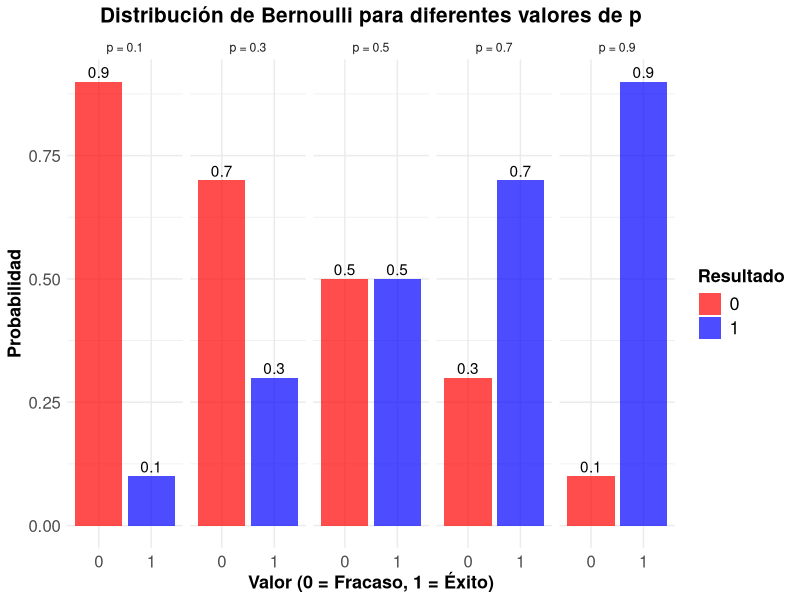
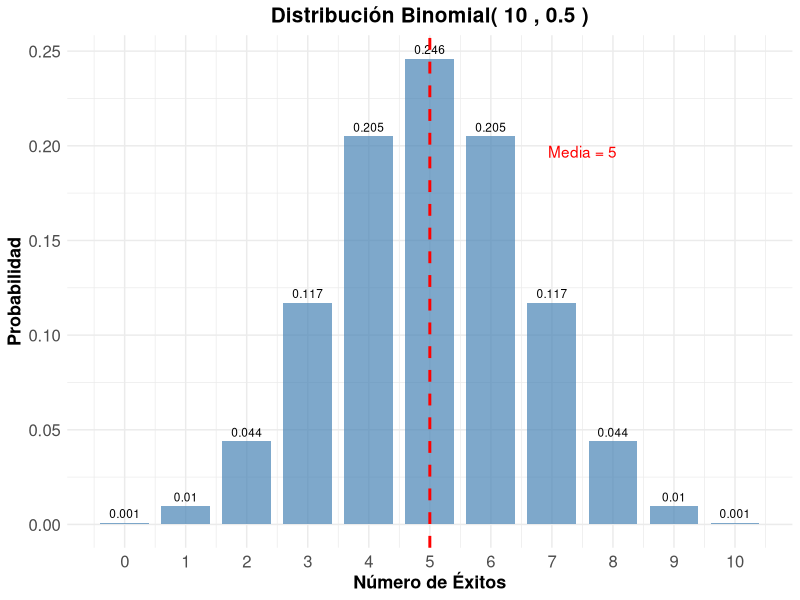
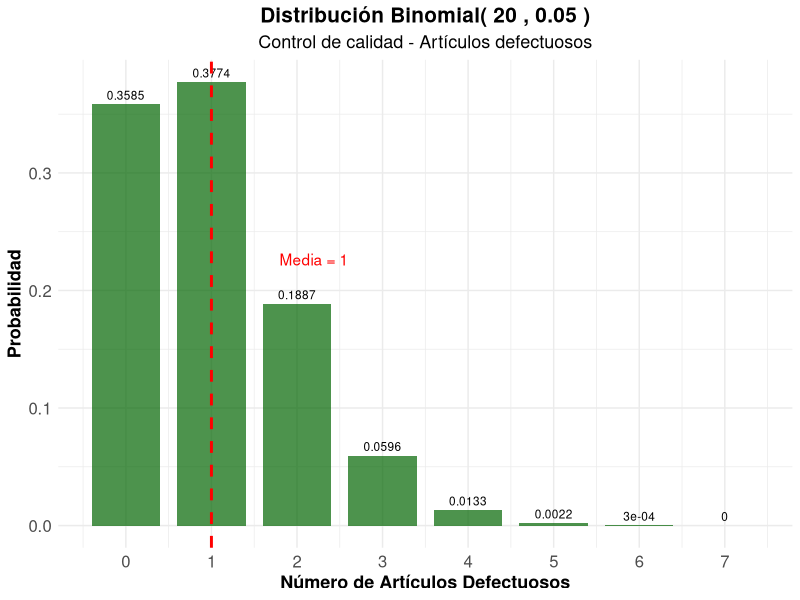
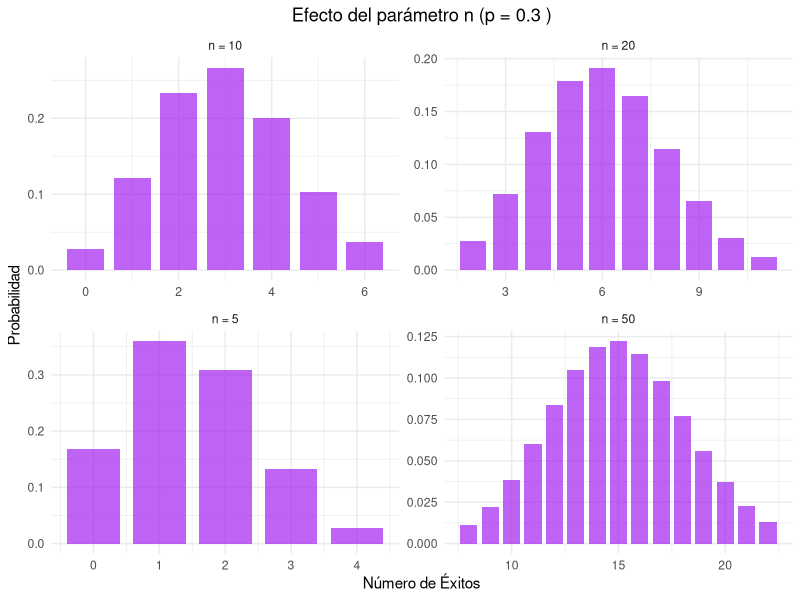
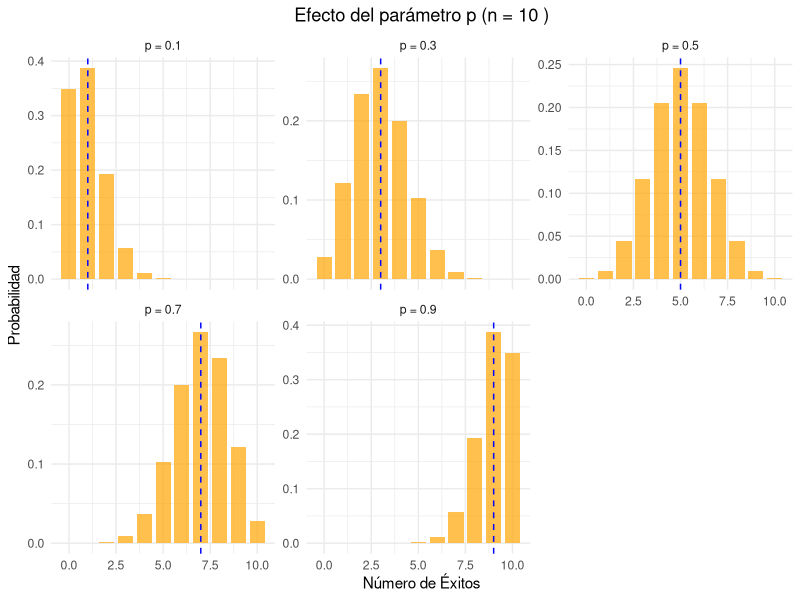
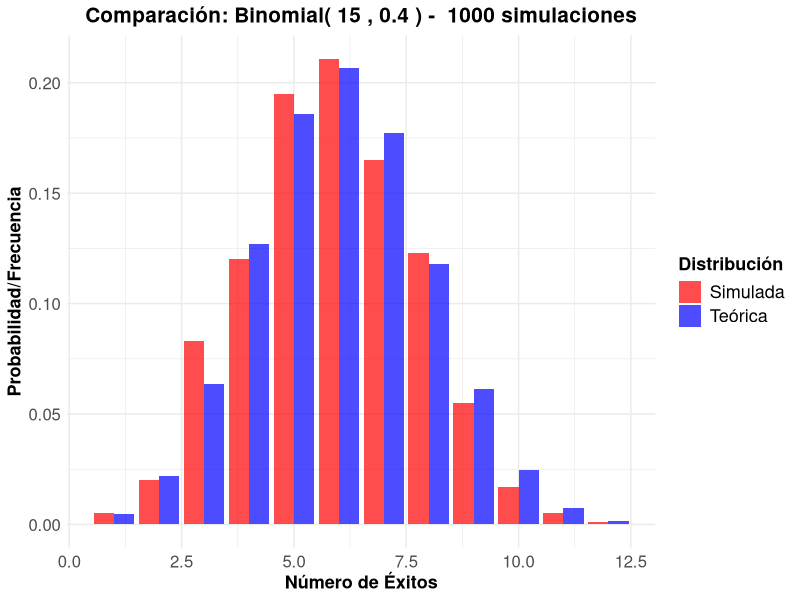
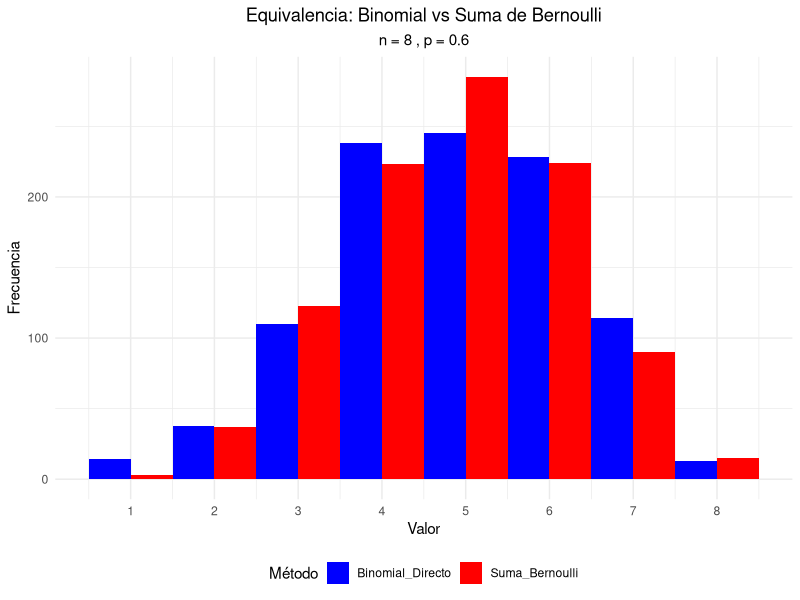
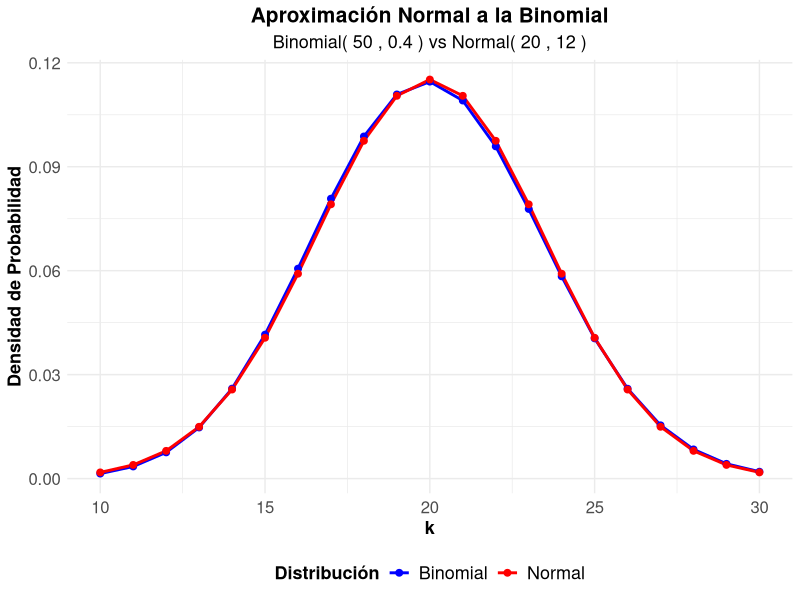

Generate these figures, in order, with R:
## ---- chunk 1
#| label: setup
#| include: false
library(tidyverse)
library(kableExtra)
library(gridExtra)
## ---- chunk 2
#| label: moneda-bernoulli
#| code-fold: true
#| fig-align: center


# Moneda justa
p_moneda <- 0.5

# Crear tabla de probabilidades
bernoulli_moneda <- data.frame(
  Resultado = c("Sello (0)", "Cara (1)"),
  Valor = c(0, 1),
  Probabilidad = c(1-p_moneda, p_moneda)
)

kable(bernoulli_moneda, 
      caption = "Distribución Bernoulli - Moneda justa (p = 0.5)",
      align = "ccc") %>%
  kable_styling(bootstrap_options = "striped")

# Parámetros
media_moneda <- p_moneda
varianza_moneda <- p_moneda * (1 - p_moneda)
desv_std_moneda <- sqrt(varianza_moneda)

cat("Parámetros estadísticos:\n")
cat("Media:", media_moneda, "\n")
cat("Varianza:", varianza_moneda, "\n")
cat("Desviación estándar:", desv_std_moneda, "\n")
## ---- chunk 3
#| label: ejemplos-bernoulli-multiple
#| code-fold: true
#| fig-align: center


# Diferentes valores de p
p_values <- c(0.1, 0.3, 0.5, 0.7, 0.9)

# Crear data frame para visualización
bernoulli_data <- data.frame()
for(p in p_values) {
  temp_data <- data.frame(
    p = paste("p =", p),
    x = c(0, 1),
    probabilidad = c(1-p, p),
    media = p,
    varianza = p*(1-p)
  )
  bernoulli_data <- rbind(bernoulli_data, temp_data)
}

# Tabla de parámetros
param_bernoulli <- data.frame(
  p = p_values,
  Media = p_values,
  Varianza = p_values * (1 - p_values),
  Desv_Std = sqrt(p_values * (1 - p_values))
)

kable(param_bernoulli, 
      caption = "Parámetros de la distribución Bernoulli para diferentes valores de p",
      digits = 4,
      col.names = c("p", "Media", "Varianza", "Desv. Estándar")) %>%
  kable_styling(bootstrap_options = "striped")
## ---- chunk 4
#| label: grafico-bernoulli
#| code-fold: true
#| fig-align: center
#| fig-cap: "Distribución Bernoulli para diferentes valores de p"
ggplot(bernoulli_data, aes(x = factor(x), y = probabilidad, fill = factor(x))) +
  geom_col(alpha = 0.7) +
  geom_text(aes(label = round(probabilidad, 2)), vjust = -0.3) +
  facet_wrap(~p, ncol = 5) +
  scale_fill_manual(values = c("0" = "red", "1" = "blue")) +
  labs(title = "Distribución de Bernoulli para diferentes valores de p",
       x = "Valor (0 = Fracaso, 1 = Éxito)",
       y = "Probabilidad",
       fill = "Resultado") +
  theme_minimal() +
  theme(
    legend.title = element_text(size=13, face="bold"),
    legend.text = element_text(size=13),
    plot.title = element_text(size=15, face="bold", hjust = 0.5),
    plot.subtitle = element_text(size=13, hjust = 0.5),
    axis.text.x=element_text(size=12),
    axis.text.y=element_text(size=12),
    axis.title.x = element_text(face="bold", size=13),
    axis.title.y = element_text(face="bold", size=13)
    # panel.grid.major.y = element_line(color = "#ECF0F1", linewidth = 0.5,
    #   linetype = "dashed"),
    # panel.grid.minor.y = element_blank(),
    # panel.grid.major.x = element_blank(),
    # panel.background = element_rect(fill = "#FAFAFA", color = NA),
    # plot.background = element_rect(fill = "white", color = NA)
  )
## ---- chunk 5
#| label: binomial-monedas
#| code-fold: true
#| fig-align: center


# Parámetros
n_monedas <- 10
p_monedas <- 0.5

# Calcular probabilidades
k_values <- 0:n_monedas
prob_binomial <- dbinom(k_values, n_monedas, p_monedas)

# Crear data frame
binomial_monedas <- data.frame(
  Num_Caras = k_values,
  Probabilidad = prob_binomial
)

# Mostrar tabla
kable(binomial_monedas, 
      caption = paste("Distribución Binomial - 10 lanzamientos de moneda (n =", n_monedas, ", p =", p_monedas, ")"),
      digits = 4,
      col.names = c("Número de Caras", "Probabilidad")) %>%
  kable_styling(bootstrap_options = "striped")

# Parámetros estadísticos
media_monedas <- n_monedas * p_monedas
varianza_monedas <- n_monedas * p_monedas * (1 - p_monedas)
desv_std_monedas <- sqrt(varianza_monedas)

cat("\nParámetros estadísticos:\n")
cat("Media:", media_monedas, "\n")
cat("Varianza:", varianza_monedas, "\n")
cat("Desviación estándar:", round(desv_std_monedas, 4), "\n")
## ---- chunk 6
#| label: grafico-binomial-monedas
#| fig-cap: "Distribución Binomial - 10 lanzamientos de moneda"
#| code-fold: true
#| fig-align: center


ggplot(binomial_monedas, aes(x = Num_Caras, y = Probabilidad)) +
  geom_col(fill = "steelblue", alpha = 0.7, width = 0.8) +
  geom_text(aes(label = round(Probabilidad, 3)), vjust = -0.5, size = 3) +
  geom_vline(xintercept = media_monedas, color = "red", linetype = "dashed", linewidth = 1) +
  annotate("text", x = media_monedas + 2.5, y = max(prob_binomial) * 0.8, 
           label = paste("Media =", media_monedas), color = "red") +
  scale_x_continuous(breaks = k_values) +
  labs(title = paste("Distribución Binomial(", n_monedas, ",", p_monedas, ")"),
       x = "Número de Éxitos",
       y = "Probabilidad") +
  theme_minimal() +
  theme(
    legend.title = element_text(size=13, face="bold"),
    legend.text = element_text(size=13),
    plot.title = element_text(size=15, face="bold", hjust = 0.5),
    plot.subtitle = element_text(size=13, hjust = 0.5),
    axis.text.x=element_text(size=12),
    axis.text.y=element_text(size=12),
    axis.title.x = element_text(face="bold", size=13),
    axis.title.y = element_text(face="bold", size=13)
    # panel.grid.major.y = element_line(color = "#ECF0F1", linewidth = 0.5,
    #   linetype = "dashed"),
    # panel.grid.minor.y = element_blank(),
    # panel.grid.major.x = element_blank(),
    # panel.background = element_rect(fill = "#FAFAFA", color = NA),
    # plot.background = element_rect(fill = "white", color = NA)
  )
## ---- chunk 7
#| label: control-calidad
#| code-fold: true
#| fig-align: center


# Parámetros
n_articulos <- 20
p_defecto <- 0.05

# Probabilidades
k_defectos <- 0:n_articulos
prob_defectos <- dbinom(k_defectos, n_articulos, p_defecto)

# Crear data frame
calidad_data <- data.frame(
  Defectos = k_defectos,
  Probabilidad = prob_defectos
)

# Filtrar probabilidades significativas (> 0.001)
calidad_filtrada <- calidad_data[calidad_data$Probabilidad > 0.001, ]

kable(calidad_filtrada, 
      caption = paste("Distribución Binomial - Control de calidad (n =", n_articulos, ", p =", p_defecto, ")"),
      digits = 4,
      col.names = c("Número de Defectos", "Probabilidad")) %>%
  kable_styling(bootstrap_options = "striped")

# Parámetros estadísticos
media_defectos <- n_articulos * p_defecto
varianza_defectos <- n_articulos * p_defecto * (1 - p_defecto)
desv_std_defectos <- sqrt(varianza_defectos)

cat("Parámetros estadísticos:\n")
cat("Media:", media_defectos, "\n")
cat("Varianza:", round(varianza_defectos, 4), "\n")
cat("Desviación estándar:", round(desv_std_defectos, 4), "\n")

# Probabilidades importantes
prob_0_defectos <- dbinom(0, n_articulos, p_defecto)
prob_max_2_defectos <- pbinom(2, n_articulos, p_defecto)
prob_mas_3_defectos <- 1 - pbinom(3, n_articulos, p_defecto)

cat("\nProbabilidades de interés:\n")
cat("P(0 defectos):", round(prob_0_defectos, 4), "\n")
cat("P(≤ 2 defectos):", round(prob_max_2_defectos, 4), "\n")
cat("P(> 3 defectos):", round(prob_mas_3_defectos, 4), "\n")
## ---- chunk 8
#| label: grafico-calidad
#| code-fold: true
#| fig-align: center
#| fig-cap: "Distribución Binomial - Control de calidad"


ggplot(calidad_data[1:8, ], aes(x = Defectos, y = Probabilidad)) +
  geom_col(fill = "darkgreen", alpha = 0.7, width = 0.8) +
  geom_text(aes(label = round(Probabilidad, 4)), vjust = -0.5, size = 3) +
  geom_vline(xintercept = media_defectos, color = "red", linetype = "dashed", linewidth = 1) +
  annotate("text", x = media_defectos + 1.2, y = max(prob_defectos) * 0.6, 
           label = paste("Media =", media_defectos), color = "red") +
  scale_x_continuous(breaks = 0:7) +
  labs(title = paste("Distribución Binomial(", n_articulos, ",", p_defecto, ")"),
       subtitle = "Control de calidad - Artículos defectuosos",
       x = "Número de Artículos Defectuosos",
       y = "Probabilidad") +
  theme_minimal() +
  theme(
    legend.title = element_text(size=13, face="bold"),
    legend.text = element_text(size=13),
    plot.title = element_text(size=15, face="bold", hjust = 0.5),
    plot.subtitle = element_text(size=13, hjust = 0.5),
    axis.text.x=element_text(size=12),
    axis.text.y=element_text(size=12),
    axis.title.x = element_text(face="bold", size=13),
    axis.title.y = element_text(face="bold", size=13)
    # panel.grid.major.y = element_line(color = "#ECF0F1", linewidth = 0.5,
    #   linetype = "dashed"),
    # panel.grid.minor.y = element_blank(),
    # panel.grid.major.x = element_blank(),
    # panel.background = element_rect(fill = "#FAFAFA", color = NA),
    # plot.background = element_rect(fill = "white", color = NA)
  )
## ---- chunk 9
#| label: efecto-n
#| code-fold: true
#| fig-align: center

# Diferentes valores de n con p fijo
n_vals <- c(5, 10, 20, 50)
p_fijo <- 0.3

# Crear data frame para comparación
comp_n_data <- data.frame()
for(n in n_vals) {
  k_vals <- 0:n
  probs <- dbinom(k_vals, n, p_fijo)
  temp_data <- data.frame(
    n = paste("n =", n),
    k = k_vals,
    probabilidad = probs,
    media = n * p_fijo,
    varianza = n * p_fijo * (1 - p_fijo)
  )
  comp_n_data <- rbind(comp_n_data, temp_data)
}

# Filtrar para visualización (solo valores con probabilidad > 0.01)
comp_n_filtered <- comp_n_data[comp_n_data$probabilidad > 0.01, ]

ggplot(comp_n_filtered, aes(x = k, y = probabilidad)) +
  geom_col(fill = "purple", alpha = 0.7, width = 0.8) +
  facet_wrap(~n, scales = "free") +
  labs(title = paste("Efecto del parámetro n (p =", p_fijo, ")"),
       x = "Número de Éxitos",
       y = "Probabilidad") +
  theme_minimal() +
  theme(plot.title = element_text(hjust = 0.5))
## ---- chunk 10
#| label: efecto-p
#| code-fold: true
#| fig-align: center 
#| fig-cap: "Efecto del parámetro p en la distribución binomial"
# Diferentes valores de p con n fijo
p_vals <- c(0.1, 0.3, 0.5, 0.7, 0.9)
n_fijo <- 10

# Crear data frame para comparación
comp_p_data <- data.frame()
for(p in p_vals) {
  k_vals <- 0:n_fijo
  probs <- dbinom(k_vals, n_fijo, p)
  temp_data <- data.frame(
    p = paste("p =", p),
    k = k_vals,
    probabilidad = probs,
    media = n_fijo * p,
    varianza = n_fijo * p * (1 - p)
  )
  comp_p_data <- rbind(comp_p_data, temp_data)
}

ggplot(comp_p_data, aes(x = k, y = probabilidad)) +
  geom_col(fill = "orange", alpha = 0.7, width = 0.8) +
  geom_vline(aes(xintercept = media), color = "blue", linetype = "dashed") +
  facet_wrap(~p, scales = "free_y") +
  labs(title = paste("Efecto del parámetro p (n =", n_fijo, ")"),
       x = "Número de Éxitos",
       y = "Probabilidad") +
  theme_minimal() +
  theme(plot.title = element_text(hjust = 0.5))
## ---- chunk 11
#| label: simulacion-binomial
#| code-fold: true

n_trials <- 15
p_sim_bin <- 0.4
n_sim_bin <- 1000

# Generar datos
datos_binomial <- rbinom(n_sim_bin, n_trials, p_sim_bin)

# Calcular estadísticas observadas
media_obs_bin <- mean(datos_binomial)
var_obs_bin <- var(datos_binomial)

# Valores teóricos
media_teo_bin <- n_trials * p_sim_bin
var_teo_bin <- n_trials * p_sim_bin * (1 - p_sim_bin)

cat("Media teórica:", media_teo_bin, "| Media observada:", round(media_obs_bin, 4), "\n")
cat("Varianza teórica:", var_teo_bin, "| Varianza observada:", round(var_obs_bin, 4), "\n")

# Comparar distribuciones
freq_obs_bin <- table(datos_binomial) / n_sim_bin
k_sim <- as.numeric(names(freq_obs_bin))
freq_teo_bin <- dbinom(k_sim, n_trials, p_sim_bin)

comparacion_bin <- data.frame(
  k = k_sim,
  Freq_Observada = as.numeric(freq_obs_bin),
  Prob_Teorica = freq_teo_bin
)

kable(head(comparacion_bin, 10), 
      caption = "Comparación frecuencias observadas vs probabilidades teóricas",
      digits = 4,
      col.names = c("k", "Freq. Observada", "Prob. Teórica")) %>%
  kable_styling(bootstrap_options = "striped")
## ---- chunk 12
#| label: grafico-comparacion-sim
#| code-fold: true
#| fig-align: center
#| fig-cap: "Comparación entre distribución teórica y simulada"
library(tidyr)

# Preparar datos para visualización
comp_sim_long <- comparacion_bin %>%
  pivot_longer(cols = c(Freq_Observada, Prob_Teorica),
               names_to = "Tipo",
               values_to = "Probabilidad") %>%
  mutate(Tipo = case_when(
    Tipo == "Freq_Observada" ~ "Simulada",
    Tipo == "Prob_Teorica" ~ "Teórica"
  ))

ggplot(comp_sim_long, aes(x = k, y = Probabilidad, fill = Tipo)) +
  geom_col(position = "dodge", alpha = 0.7) +
  scale_fill_manual(values = c("Teórica" = "blue", "Simulada" = "red")) +
  labs(title = paste("Comparación: Binomial(", n_trials, ",", p_sim_bin, ") - ", n_sim_bin, "simulaciones"),
       x = "Número de Éxitos",
       y = "Probabilidad/Frecuencia",
       fill = "Distribución") +
  theme_minimal() +
  theme(
    legend.title = element_text(size=13, face="bold"),
    legend.text = element_text(size=13),
    plot.title = element_text(size=15, face="bold", hjust = 0.5),
    plot.subtitle = element_text(size=13, hjust = 0.5),
    axis.text.x=element_text(size=12),
    axis.text.y=element_text(size=12),
    axis.title.x = element_text(face="bold", size=13),
    axis.title.y = element_text(face="bold", size=13)
    # panel.grid.major.y = element_line(color = "#ECF0F1", linewidth = 0.5,
    #   linetype = "dashed"),
    # panel.grid.minor.y = element_blank(),
    # panel.grid.major.x = element_blank(),
    # panel.background = element_rect(fill = "#FAFAFA", color = NA),
    # plot.background = element_rect(fill = "white", color = NA)
  )
## ---- chunk 13
#| label: relacion-bernoulli-binomial
#| code-fold: true
#| fig-align: center

n_exp <- 8
p_exp <- 0.6
n_sim_rel <- 1000

# Método 1: Generar directamente de Binomial
binomial_directo <- rbinom(n_sim_rel, n_exp, p_exp)

# Método 2: Sumar n variables Bernoulli independientes
suma_bernoulli <- replicate(n_sim_rel, {
  bernoulli_vars <- rbinom(n_exp, 1, p_exp)
  sum(bernoulli_vars)
})

# Comparar distribuciones
comparacion_relacion <- data.frame(
  Binomial_Directo = binomial_directo,
  Suma_Bernoulli = suma_bernoulli
)

# Visualización comparativa
comp_rel_long <- comparacion_relacion %>%
  mutate(id = row_number()) %>%
  pivot_longer(cols = c(Binomial_Directo, Suma_Bernoulli),
               names_to = "Metodo",
               values_to = "Valor")

ggplot(comp_rel_long, aes(x = Valor, fill = Metodo)) +
  geom_histogram(position = "dodge", center = min(comp_rel_long$Valor), binwidth=1) + 
  scale_fill_manual(values = c("Binomial_Directo" = "blue", "Suma_Bernoulli" = "red")) +
  scale_x_continuous(breaks = 0:(n_exp)) +
  labs(title = "Equivalencia: Binomial vs Suma de Bernoulli",
       subtitle = paste("n =", n_exp, ", p =", p_exp),
       x = "Valor",
       y = "Frecuencia",
       fill = "Método") +
  theme_minimal() +
  theme(plot.title = element_text(hjust = 0.5),
        plot.subtitle = element_text(hjust = 0.5),
        legend.position = "bottom")
## ---- chunk 14
#| label: aproximacion-normal
#| code-fold: true
#| fig-align: center


# Parámetros para aproximación normal
n_aprox <- 50
p_aprox <- 0.4

# Verificar condiciones
condicion1 <- n_aprox * p_aprox >= 5
condicion2 <- n_aprox * (1 - p_aprox) >= 5

cat("Condiciones para aproximación normal:\n")
cat("np =", n_aprox * p_aprox, "≥ 5:", condicion1, "\n")
cat("n(1-p) =", n_aprox * (1-p_aprox), "≥ 5:", condicion2, "\n")

if(condicion1 & condicion2) {
  # Calcular probabilidades exactas y aproximadas
  k_aprox <- 0:n_aprox
  prob_exacta <- dbinom(k_aprox, n_aprox, p_aprox)
  
  # Aproximación normal (con corrección de continuidad)
  media_normal <- n_aprox * p_aprox
  var_normal <- n_aprox * p_aprox * (1 - p_aprox)
  sd_normal <- sqrt(var_normal)
  
  # Crear data frame para comparación
  aprox_data <- data.frame(
    k = k_aprox,
    Binomial = prob_exacta,
    Normal = dnorm(k_aprox, media_normal, sd_normal)
  )
  
  # Filtrar valores significativos
  aprox_filtered <- aprox_data[aprox_data$Binomial > 0.001, ]
  
  # Visualización
  aprox_long <- aprox_filtered %>%
    pivot_longer(cols = c(Binomial, Normal),
                 names_to = "Distribucion",
                 values_to = "Densidad")
  
  ggplot(aprox_long, aes(x = k, y = Densidad, color = Distribucion)) +
    geom_line(linewidth = 1) +
    geom_point(size = 2) +
    scale_color_manual(values = c("Binomial" = "blue", "Normal" = "red")) +
    labs(title = "Aproximación Normal a la Binomial",
         subtitle = paste("Binomial(", n_aprox, ",", p_aprox, ") vs Normal(", media_normal, ",", round(sd_normal^2, 2), ")"),
         x = "k",
         y = "Densidad de Probabilidad",
         color = "Distribución") +
    theme_minimal() +
  theme(
    legend.title = element_text(size=13, face="bold"),
    legend.text = element_text(size=13),
    legend.position = "bottom",
    plot.title = element_text(size=15, face="bold", hjust = 0.5),
    plot.subtitle = element_text(size=13, hjust = 0.5),
    axis.text.x=element_text(size=12),
    axis.text.y=element_text(size=12),
    axis.title.x = element_text(face="bold", size=13),
    axis.title.y = element_text(face="bold", size=13)
    # panel.grid.major.y = element_line(color = "#ECF0F1", linewidth = 0.5,
    #   linetype = "dashed"),
    # panel.grid.minor.y = element_blank(),
    # panel.grid.major.x = element_blank(),
    # panel.background = element_rect(fill = "#FAFAFA", color = NA),
    # plot.background = element_rect(fill = "white", color = NA)
  )
}
## ---- chunk 15
#| label: aplicacion-medicina
#| code-fold: true
#| fig-align: center


# Parámetros
n_pacientes <- 25
p_cura <- 0.8

# Preguntas de interés
# 1. ¿Cuál es la probabilidad de que exactamente 20 pacientes se curen?
prob_20_curas <- dbinom(20, n_pacientes, p_cura)

# 2. ¿Cuál es la probabilidad de que al menos 22 pacientes se curen?
prob_min_22 <- 1 - pbinom(21, n_pacientes, p_cura)

# 3. ¿Cuál es la probabilidad de que entre 18 y 22 pacientes se curen?
prob_18_22 <- pbinom(22, n_pacientes, p_cura) - pbinom(17, n_pacientes, p_cura)

# Parámetros estadísticos
media_curas <- n_pacientes * p_cura
varianza_curas <- n_pacientes * p_cura * (1 - p_cura)
desv_std_curas <- sqrt(varianza_curas)

cat("Aplicación Médica - Efectividad del tratamiento:\n")
cat("Parámetros: n =", n_pacientes, ", p =", p_cura, "\n\n")
cat("Estadísticas esperadas:\n")
cat("Número esperado de curas:", media_curas, "\n")
cat("Varianza:", varianza_curas, "\n")
cat("Desviación estándar:", round(desv_std_curas, 4), "\n\n")
cat("Probabilidades de interés:\n")
cat("P(exactamente 20 curas):", round(prob_20_curas, 4), "\n")
cat("P(al menos 22 curas):", round(prob_min_22, 4), "\n")
cat("P(entre 18 y 22 curas):", round(prob_18_22, 4), "\n")

# Visualización
k_medicina <- 0:n_pacientes
prob_medicina <- dbinom(k_medicina, n_pacientes, p_cura)
medicina_data <- data.frame(k = k_medicina, probabilidad = prob_medicina)

ggplot(medicina_data, aes(x = k, y = probabilidad)) +
  geom_col(fill = "darkblue", alpha = 0.7, width = 0.8) +
  geom_vline(xintercept = media_curas, color = "red", linetype = "dashed", size = 1) +
  geom_vline(xintercept = c(18, 22), color = "orange", linetype = "dotted", size = 1) +
  annotate("text", x = media_curas + 1.5, y = max(prob_medicina) * 0.8, 
           label = paste("E(X) =", media_curas), color = "red") +
  annotate("rect", xmin = 18, xmax = 22, ymin = 0, ymax = Inf, 
           alpha = 0.2, fill = "orange") +
  labs(title = "Distribución del Número de Pacientes Curados",
       subtitle = paste("Binomial(", n_pacientes, ",", p_cura, ")"),
       x = "Número de Pacientes Curados",
       y = "Probabilidad") +
  theme_minimal() +
  theme(
    legend.title = element_text(size=13, face="bold"),
    legend.text = element_text(size=13),
    plot.title = element_text(size=15, face="bold", hjust = 0.5),
    plot.subtitle = element_text(size=13, hjust = 0.5),
    axis.text.x=element_text(size=12),
    axis.text.y=element_text(size=12),
    axis.title.x = element_text(face="bold", size=13),
    axis.title.y = element_text(face="bold", size=13)
    # panel.grid.major.y = element_line(color = "#ECF0F1", linewidth = 0.5,
    #   linetype = "dashed"),
    # panel.grid.minor.y = element_blank(),
    # panel.grid.major.x = element_blank(),
    # panel.background = element_rect(fill = "#FAFAFA", color = NA),
    # plot.background = element_rect(fill = "white", color = NA)
  )
## ---- chunk 16
pb=0.02
probNoDef=1-pb
## ---- chunk 17
mediap=pb
mediap
varianzap=pb*(1-pb)
varianzap
## ---- chunk 18
probDef=dbinom(2, size = 10, prob = pb)
probDef
## ---- chunk 19
pbn=1/4
## ---- chunk 20
pbn
## ---- chunk 21
mediaexamen=pbn
mediaexamen
varianzaexamen=pbn*(1-pbn)
varianzaexamen
## ---- chunk 22
lanzar=15
pl=0.5
probl=dbinom(8, size=lanzar, prob= pl)
probl
## ---- chunk 23

probl12=sum(dbinom(12:15, size=lanzar, prob=pl))
probl12
## ---- chunk 24
medial=lanzar-pl
sdl=sqrt(lanzar*pl*(1-pl))
sdl
## ---- chunk 25
pacientes=20
pp=0.85
probp=dbinom(18, size=pacientes, prob=pp)
probp
## ---- chunk 26
prob15p=sum(dbinom(15:19, size=pacientes, prob=pp))
prob15p
## ---- chunk 27
curar=pacientes*pp
curar
## ---- chunk 28
set.seed(123)
n = 10
m = 15
p = 0.4
#a)
X = rbinom(10000, size=n, prob=p)
Y = rbinom(10000, size=m, prob=p)
sumaXY = X + Y
#media teórica 
(n + m) * p
#varianza teórica
(n + m) * p * (1 - p)
#media
mean(sumaXY)
#varianza
var(sumaXY)
## ---- chunk 29
#histograma
hist(sumaXY, probability=TRUE, col="lightblue", main="Simulación X+Y")
points(0:25, dbinom(0:25, size=n+m, prob=p), col="red", pch=19)
